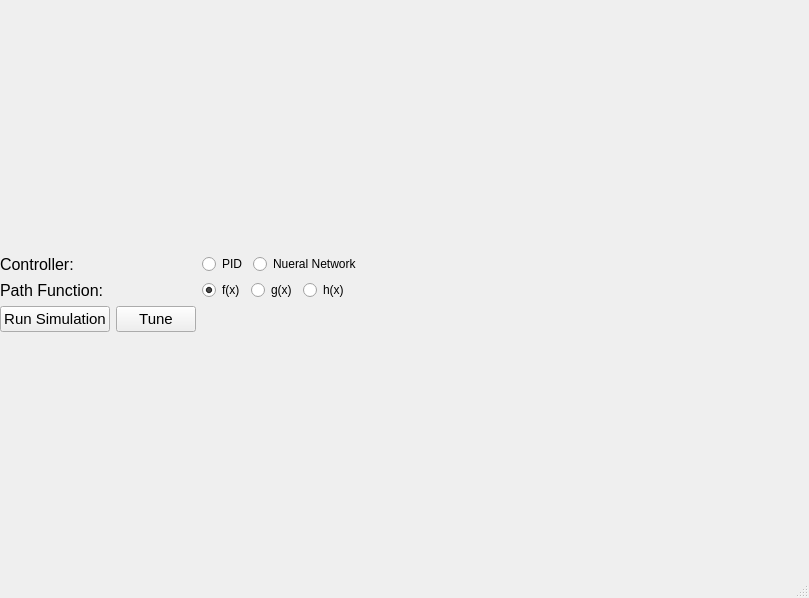
<?xml version="1.0" encoding="UTF-8"?>
<ui version="4.0">
 <class>MainWindow</class>
 <widget class="QMainWindow" name="MainWindow">
  <property name="geometry">
   <rect>
    <x>0</x>
    <y>0</y>
    <width>809</width>
    <height>598</height>
   </rect>
  </property>
  <property name="sizePolicy">
   <sizepolicy hsizetype="Maximum" vsizetype="Preferred">
    <horstretch>0</horstretch>
    <verstretch>0</verstretch>
   </sizepolicy>
  </property>
  <property name="minimumSize">
   <size>
    <width>809</width>
    <height>0</height>
   </size>
  </property>
  <property name="windowTitle">
   <string>Adaptive Control</string>
  </property>
  <widget class="QWidget" name="centralwidget">
   <widget class="QWidget" name="verticalLayoutWidget">
    <property name="geometry">
     <rect>
      <x>0</x>
      <y>0</y>
      <width>801</width>
      <height>501</height>
     </rect>
    </property>
    <layout class="QVBoxLayout" name="verticalLayout">
     <property name="sizeConstraint">
      <enum>QLayout::SetDefaultConstraint</enum>
     </property>
     <item>
      <widget class="LineTrackerWidget" name="lineTrackerWidget" native="true">
       <property name="text" stdset="0">
        <string>PushButton</string>
       </property>
      </widget>
     </item>
     <item>
      <layout class="QFormLayout" name="formLayout">
       <property name="fieldGrowthPolicy">
        <enum>QFormLayout::AllNonFixedFieldsGrow</enum>
       </property>
       <item row="1" column="0">
        <widget class="QLabel" name="controllerLabel">
         <property name="font">
          <font>
           <pointsize>12</pointsize>
          </font>
         </property>
         <property name="text">
          <string>Controller:</string>
         </property>
        </widget>
       </item>
       <item row="1" column="1">
        <layout class="QHBoxLayout" name="horizontalLayout_3">
         <item>
          <widget class="QRadioButton" name="radioButton_2">
           <property name="font">
            <font>
             <pointsize>9</pointsize>
            </font>
           </property>
           <property name="text">
            <string>PID</string>
           </property>
           <attribute name="buttonGroup">
            <string notr="true">buttonGroup</string>
           </attribute>
          </widget>
         </item>
         <item>
          <widget class="QRadioButton" name="radioButton">
           <property name="text">
            <string>Nueral Network</string>
           </property>
           <attribute name="buttonGroup">
            <string notr="true">buttonGroup</string>
           </attribute>
          </widget>
         </item>
         <item>
          <spacer name="horizontalSpacer">
           <property name="orientation">
            <enum>Qt::Horizontal</enum>
           </property>
           <property name="sizeHint" stdset="0">
            <size>
             <width>40</width>
             <height>20</height>
            </size>
           </property>
          </spacer>
         </item>
        </layout>
       </item>
       <item row="2" column="0">
        <widget class="QLabel" name="label">
         <property name="font">
          <font>
           <pointsize>12</pointsize>
          </font>
         </property>
         <property name="text">
          <string>Path Function:</string>
         </property>
        </widget>
       </item>
       <item row="2" column="1">
        <layout class="QHBoxLayout" name="horizontalLayout_4">
         <item>
          <widget class="QRadioButton" name="radioButton_4">
           <property name="enabled">
            <bool>true</bool>
           </property>
           <property name="text">
            <string>f(x)</string>
           </property>
           <property name="checked">
            <bool>true</bool>
           </property>
           <attribute name="buttonGroup">
            <string notr="true">buttonGroup_2</string>
           </attribute>
          </widget>
         </item>
         <item>
          <widget class="QRadioButton" name="radioButton_3">
           <property name="text">
            <string>g(x)</string>
           </property>
           <attribute name="buttonGroup">
            <string notr="true">buttonGroup_2</string>
           </attribute>
          </widget>
         </item>
         <item>
          <widget class="QRadioButton" name="radioButton_5">
           <property name="text">
            <string>h(x)</string>
           </property>
           <attribute name="buttonGroup">
            <string notr="true">buttonGroup_2</string>
           </attribute>
          </widget>
         </item>
         <item>
          <spacer name="horizontalSpacer_2">
           <property name="orientation">
            <enum>Qt::Horizontal</enum>
           </property>
           <property name="sizeHint" stdset="0">
            <size>
             <width>40</width>
             <height>20</height>
            </size>
           </property>
          </spacer>
         </item>
        </layout>
       </item>
       <item row="3" column="0">
        <layout class="QHBoxLayout" name="horizontalLayout_7">
         <item>
          <widget class="QPushButton" name="pushButton_2">
           <property name="font">
            <font>
             <pointsize>11</pointsize>
            </font>
           </property>
           <property name="text">
            <string>Run Simulation</string>
           </property>
          </widget>
         </item>
         <item>
          <widget class="QPushButton" name="pushButton">
           <property name="font">
            <font>
             <pointsize>11</pointsize>
            </font>
           </property>
           <property name="text">
            <string>Tune</string>
           </property>
          </widget>
         </item>
        </layout>
       </item>
      </layout>
     </item>
    </layout>
   </widget>
  </widget>
  <widget class="QMenuBar" name="menubar">
   <property name="geometry">
    <rect>
     <x>0</x>
     <y>0</y>
     <width>809</width>
     <height>22</height>
    </rect>
   </property>
  </widget>
  <widget class="QStatusBar" name="statusbar"/>
 </widget>
 <customwidgets>
  <customwidget>
   <class>LineTrackerWidget</class>
   <extends>QWidget</extends>
   <header>linetrackerwidget.h</header>
  </customwidget>
 </customwidgets>
 <resources/>
 <connections/>
 <buttongroups>
  <buttongroup name="buttonGroup"/>
  <buttongroup name="buttonGroup_2"/>
 </buttongroups>
</ui>
